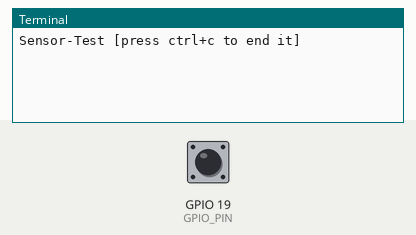
A program run on a simulated Raspberry Pi (BCM pin numbers). On the bench: the last lines printed to the terminal. Inputs (shaded band) come from the test bench; at power-on: GPIO 19 (GPIO_PIN) HIGH.

Above: at 1.2 s.
1.3 s: GPIO 19 (GPIO_PIN) pulled LOW for 0.15 s
At 2.5 s:
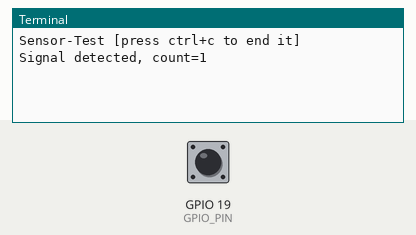
2.9 s: GPIO 19 (GPIO_PIN) pulled LOW for 1 s
At 3.8 s:
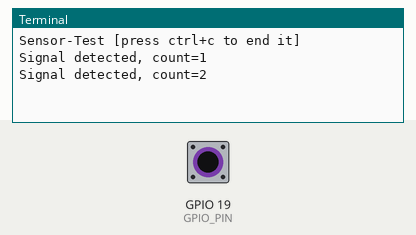
5.4 s: GPIO 19 (GPIO_PIN) pulled LOW for 0.15 s
At 6.9 s:
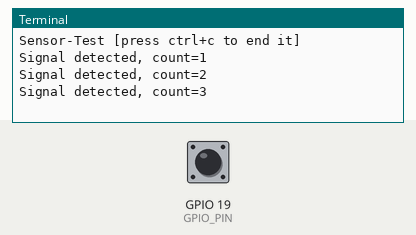

The program:

vibration_test.py
```python
import RPi.GPIO as GPIO
import time

GPIO.setmode(GPIO.BCM)

# The input pin of the Sensor will be declared. Additional to that the pullup resistor will be activated.
GPIO_PIN = 19
GPIO.setup(GPIO_PIN, GPIO.IN, pull_up_down = GPIO.PUD_UP)

print("Sensor-Test [press ctrl+c to end it]")

count = 0
# This output function will be started at signal detection
def outFunction(null):
        global count
        count += 1
        print(f"Signal detected, count={count}")

# At the moment of detecting a Signal ( falling signal edge ) the output function will be activated.
GPIO.add_event_detect(GPIO_PIN, GPIO.FALLING, callback=outFunction, bouncetime=100)

# main program loop
try:
        while True:
                time.sleep(1)

# Scavenging work after the end of the program
except KeyboardInterrupt:
        GPIO.cleanup()
```

Measured:
- after the input at 1.3 s, the terminal: prints a new line at once (image 1)
- after the input at 2.9 s, the terminal: prints a new line at once (image 2)
- after the input at 5.4 s, the terminal: prints a new line at once (image 3)
